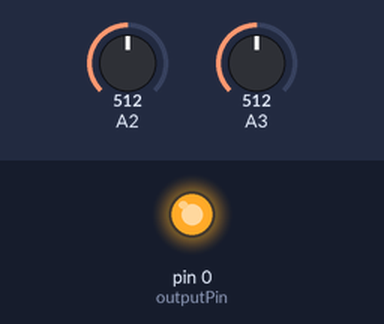
Bench run of a sketch on a simulated Arduino Uno, built with avr-gcc and run on an emulated ATmega328P. Shown: output pins drawn as LEDs (lit = HIGH). The inputs (shaded band) are chosen by the test bench; at power-on: A3 = 512, A2 = 512.

Above: at 1.2 s.
1.3 s: A3 set to 503
At 2.0 s:
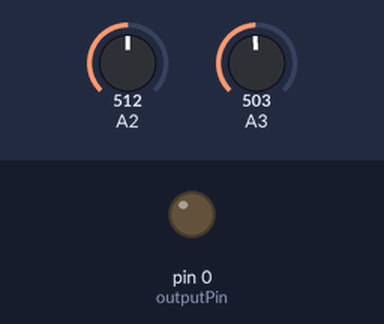
2.8 s: A3 set to 716
At 3.1 s:
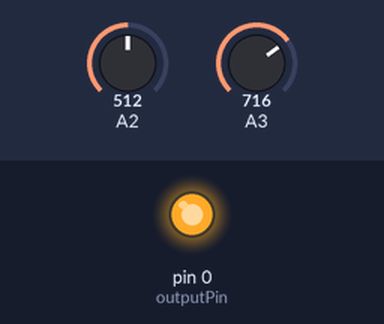
4.3 s: A3 set to 511
At 5.8 s:
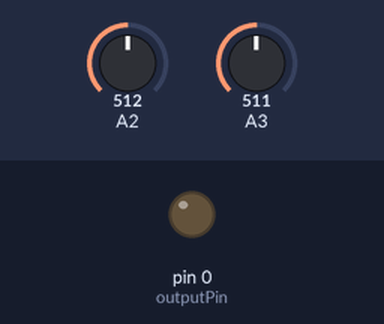
Timing chart, 0 to 7.3 s (numbered marks = the images above; inputs shaded):
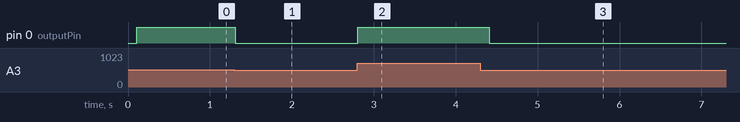

The sketch:

kit-attiny.ino
```cpp
/*
 * Autor: Ariel Ivan Diaz
 * Documentación: https://github.com/arielivandiaz/Kit-Didactico-Electronica-Industrial
 * Año: 2019
 */

#include <SoftwareSerial.h>

#define inputSize  10
#define outputSize  10

int outputPin = 0;

int inputResult = 0;
int outputResult = 0;

int outputWrite = 0;

int inputFloat =  0;
int outputFloat =  0;

int inputArray[inputSize] = {0};
int OutputArray[outputSize] = {0};

SoftwareSerial mySerial(1, 2); // RX, TX

/************* *******************/

void setup()
{
  mySerial.begin(9600);

  pinMode(outputPin, OUTPUT);  // sets the pin as output
}

/************* *******************/
void loop()
{

  //Leer entradas ADC
  int inputValue = analogRead(A2);
  int outputValue = analogRead(A3);


  //Filtro potenciometro
  for (int  i = 0; i < inputSize - 1; i++) {
    inputArray[i] = inputArray[i + 1];
  }
  inputArray[inputSize - 1] = inputValue;

  inputResult = 0;
  for (int  i = 0; i < inputSize; i++) {
    inputResult += inputArray[i];
    inputFloat +=  map(inputArray[i], 0, 1023, 0, 100);

  }
  inputResult /= inputSize;
  inputFloat /= inputSize;


  //Filtro entrada
  for (int  i = 0; i < outputSize - 1; i++) {
    OutputArray[i] = OutputArray[i + 1];
  }
  OutputArray[outputSize - 1] = outputValue;

  outputResult = 0;
  outputFloat =  0;
  for (int  i = 0; i < outputSize; i++) {
    outputResult += OutputArray[i];
    outputFloat +=  map(OutputArray[i], 0, 1023, 0, 100);
  }
  outputResult /= outputSize;
  outputFloat /= outputSize ;


  if (inputFloat > 100) inputFloat = 100;
  if (outputFloat > 100) outputFloat = 100;

  //Escribir salida analogica
  outputWrite = outputResult / 4 ;
  analogWrite(outputPin, outputWrite);

  //Comunicación serial
  mySerial.print(inputFloat);
  mySerial.print('\t');
  mySerial.print(outputFloat  );
  mySerial.println('\t');


  delay(2);

}
```

Measured:
- the behaviour switches between 512 and 511 on A3 (found by bisection; images 0 and 1)
- after the input at 1.3 s, pin 0 (outputPin): HIGH → LOW at once
- after the input at 2.8 s, pin 0 (outputPin): LOW → HIGH at once
- after the input at 4.3 s, pin 0 (outputPin): HIGH → LOW after 0.11 s
